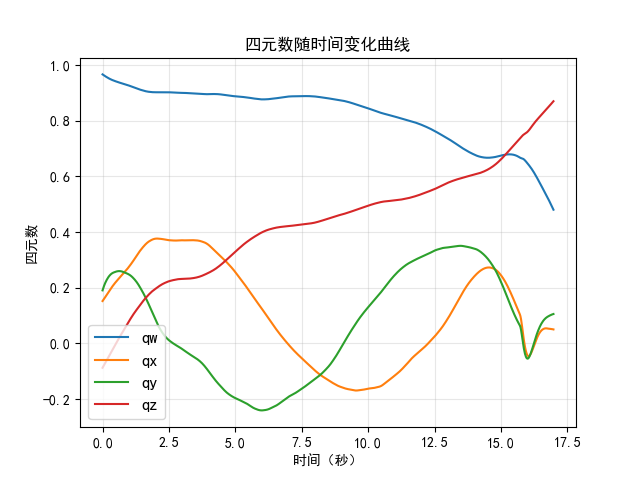

Python code for this plot:
"""
homework题目一
"""

import numpy as np
<<<<<<< HEAD
import pandas as pd
import matplotlib.pyplot as plt

# 四元数向量形式乘法
# p=[pw,px,py,pz].T
def quaternion_multiply(p, q):
    pw = p[0,0]
    qw = q[0,0]
    pv = p[1:4,0]
    qv = q[1:4,0]
    # quaternion_new = np.array([[pw*qw-pv.T,qv],
    #                   [pw*qv+qw*pv+np.cross(pv,qv)]])
    scalar = np.array(pw * qw - np.dot(pv.T, qv))  # 修正点积计算
    vector = np.array(pw * qv + qw * pv + np.cross(pv, qv, axis=0)).reshape(-1,1)

    quaternion_new = np.vstack([scalar,vector])

    return quaternion_new



# 将R（B->D）转换为四元数
def calculate_from_R_to_quaternion(t):
    omega = 0.5
    wt = omega*t
    a = np.pi/12
    R_BD = np.array([[np.cos(wt), -np.sin(wt)*np.cos(a), np.sin(wt)*np.sin(a)],
            [np.sin(wt), np.cos(wt)*np.cos(a), -np.cos(wt)*np.sin(a)],
            [0,          np.sin(a),             np.cos(a)]])

    trace = R_BD[0, 0] + R_BD[1, 1] + R_BD[2, 2]
    qw = np.sqrt(1+trace)/2
    qx = (R_BD[2, 1]-R_BD[1, 2])/(4*qw)
    qy = (R_BD[0, 2]-R_BD[2, 0])/(4*qw)
    qz = (R_BD[1, 0]-R_BD[0, 1])/(4*qw)
    q = np.array([[qw],[qx],[qy],[qz]])
    return q



# 读取tracking.csv中的无人机轨迹 shape=(860,5)
df = pd.read_csv("documents/tracking.csv")
t_sequence = np.array(df["t"]).reshape(1,-1)
qw_sequence = np.array(df["qw"]).reshape(1,-1)
qx_sequence = np.array(df["qx"]).reshape(1,-1)
qy_sequence = np.array(df["qy"]).reshape(1,-1)
qz_sequence = np.array(df["qz"]).reshape(1,-1)
# print(qw_sequence.shape)          (1,860)
q = np.array([[qw_sequence],[qx_sequence],[qy_sequence],[qz_sequence]]).reshape(4,-1)
# print(q.shape)                    (4,860)
length_sequence = t_sequence.shape[1]


q_answer_sequence = np.zeros((4,length_sequence))
for i in range(0,length_sequence):
    t = t_sequence[0,i]
    q_R = calculate_from_R_to_quaternion(t)
    q_sequence = np.array([[qw_sequence[0,i]],[qx_sequence[0,i]],
                          [qy_sequence[0,i]],[qz_sequence[0,i]]])
    
    # 要注意无人机路径姿态在前，姿态变换矩阵在后
    q_new = quaternion_multiply(q_sequence, q_R)

    # 经过检查无需再次归一化，但是需要确保qw>=0
    if q_new[0,0] < 0:
        q_new = -1*q_new
    
    q_answer_sequence[:,i] = q_new[:,0]

# 将计算后的数据保存在csv文件中

df_new = pd.DataFrame()
df_new['t'] = t_sequence.flatten()
df_new['qw'] = q_answer_sequence[0,:].flatten()
df_new['qx'] = q_answer_sequence[1,:].flatten()
df_new['qy'] = q_answer_sequence[2,:].flatten()
df_new['qz'] = q_answer_sequence[3,:].flatten()
df_new.to_csv("documents/tracking_end_effector.csv", index=False)


# 绘制四元数的变化曲线
plt.rcParams['font.sans-serif'] = ['SimHei']  # 用来正常显示中文标签
plt.rcParams['axes.unicode_minus'] = False    # 用来正常显示负号

plt.figure()
plt.plot(t_sequence.flatten(), q_answer_sequence[0,:], label="qw")
plt.plot(t_sequence.flatten(), q_answer_sequence[1,:], label="qx")
plt.plot(t_sequence.flatten(), q_answer_sequence[2,:], label="qy")
plt.plot(t_sequence.flatten(), q_answer_sequence[3,:], label="qz")

plt.xlabel("时间（秒）")
plt.ylabel("四元数")

# 设置标题
plt.title('四元数随时间变化曲线')

# 添加图例
plt.legend(loc='best', fontsize=12)

plt.grid(True, alpha=0.3)
plt.savefig("documents/question1.png")
plt.show()
